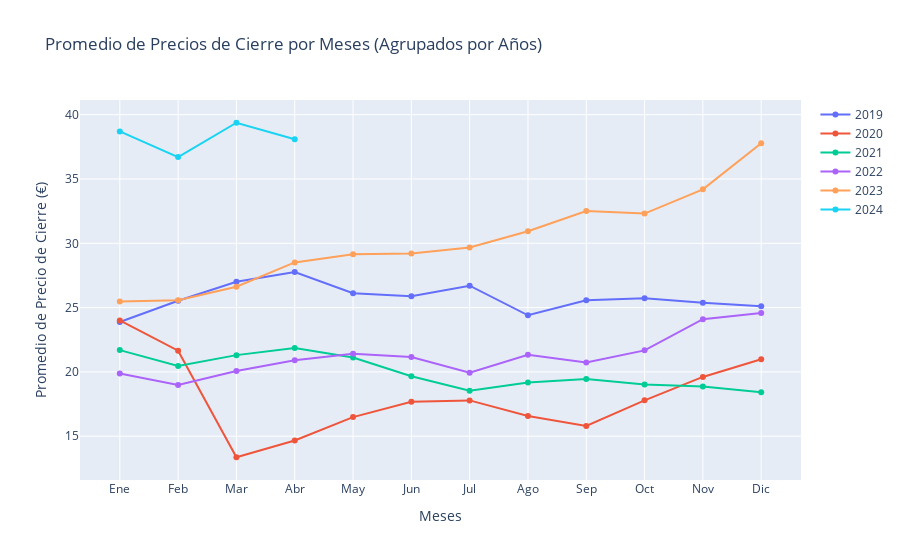

Notebook source saved alongside this figure:
### Markdown cell above
Gráfico 2: Por meses, en forma de gráfico de líneas interactivo

### Code cell
import plotly.graph_objs as go

avg_month = prices_dates.groupby(['Year', 'Month'])['Close'].mean().reset_index()

fig = go.Figure()

for year in avg_month['Year'].unique():
    year_data = avg_month[avg_month['Year'] == year]
    fig.add_trace(go.Scatter(
                                x=year_data['Month'],
                                y=year_data['Close'],
                                mode='lines+markers',
                                name=str(year)
                            ))

fig.update_layout(
    title='Promedio de Precios de Cierre por Meses (Agrupados por Años)',
    xaxis=dict(title='Meses'),
    yaxis=dict(title='Promedio de Precio de Cierre (€)'),
    xaxis_tickvals=list(range(1, 13)),
    xaxis_ticktext=['Ene', 'Feb', 'Mar', 'Abr', 'May', 'Jun', 'Jul', 'Ago', 'Sep', 'Oct', 'Nov', 'Dic']
)

fig.show()

### Figure 1 — Plotly figure (JSON) as saved in the notebook; plotly's stock layout.template omitted (floating-point values rounded to 4 significant figures)
{"data": [{"mode": "lines+markers", "name": "2019", "type": "scatter", "x": [1, 2, 3, 4, 5, 6, 7, 8, 9, 10, 11, 12], "y": [23.88, 25.53, 27.02, 27.77, 26.12, 25.89, 26.71, 24.4, 25.57, 25.72, 25.39, 25.1]}, {"mode": "lines+markers", "name": "2020", "type": "scatter", "x": [1, 2, 3, 4, 5, 6, 7, 8, 9, 10, 11, 12], "y": [24.0, 21.65, 13.37, 14.67, 16.49, 17.68, 17.79, 16.58, 15.79, 17.79, 19.61, 20.98]}, {"mode": "lines+markers", "name": "2021", "type": "scatter", "x": [1, 2, 3, 4, 5, 6, 7, 8, 9, 10, 11, 12], "y": [21.69, 20.47, 21.31, 21.87, 21.12, 19.66, 18.54, 19.17, 19.45, 19.03, 18.87, 18.42]}, {"mode": "lines+markers", "name": "2022", "type": "scatter", "x": [1, 2, 3, 4, 5, 6, 7, 8, 9, 10, 11, 12], "y": [19.87, 18.98, 20.06, 20.9, 21.41, 21.16, 19.93, 21.33, 20.74, 21.68, 24.1, 24.58]}, {"mode": "lines+markers", "name": "2023", "type": "scatter", "x": [1, 2, 3, 4, 5, 6, 7, 8, 9, 10, 11, 12], "y": [25.47, 25.57, 26.62, 28.51, 29.14, 29.2, 29.67, 30.93, 32.51, 32.31, 34.2, 37.78]}, {"mode": "lines+markers", "name": "2024", "type": "scatter", "x": [1, 2, 3, 4], "y": [38.7, 36.7, 39.37, 38.09]}], "layout": {"title": {"text": "Promedio de Precios de Cierre por Meses (Agrupados por Años)"}, "xaxis": {"ticktext": ["Ene", "Feb", "Mar", "Abr", "May", "Jun", "Jul", "Ago", "Sep", "Oct", "Nov", "Dic"], "tickvals": [1, 2, 3, 4, 5, 6, 7, 8, 9, 10, 11, 12], "title": {"text": "Meses"}}, "yaxis": {"title": {"text": "Promedio de Precio de Cierre (€)"}}}}
